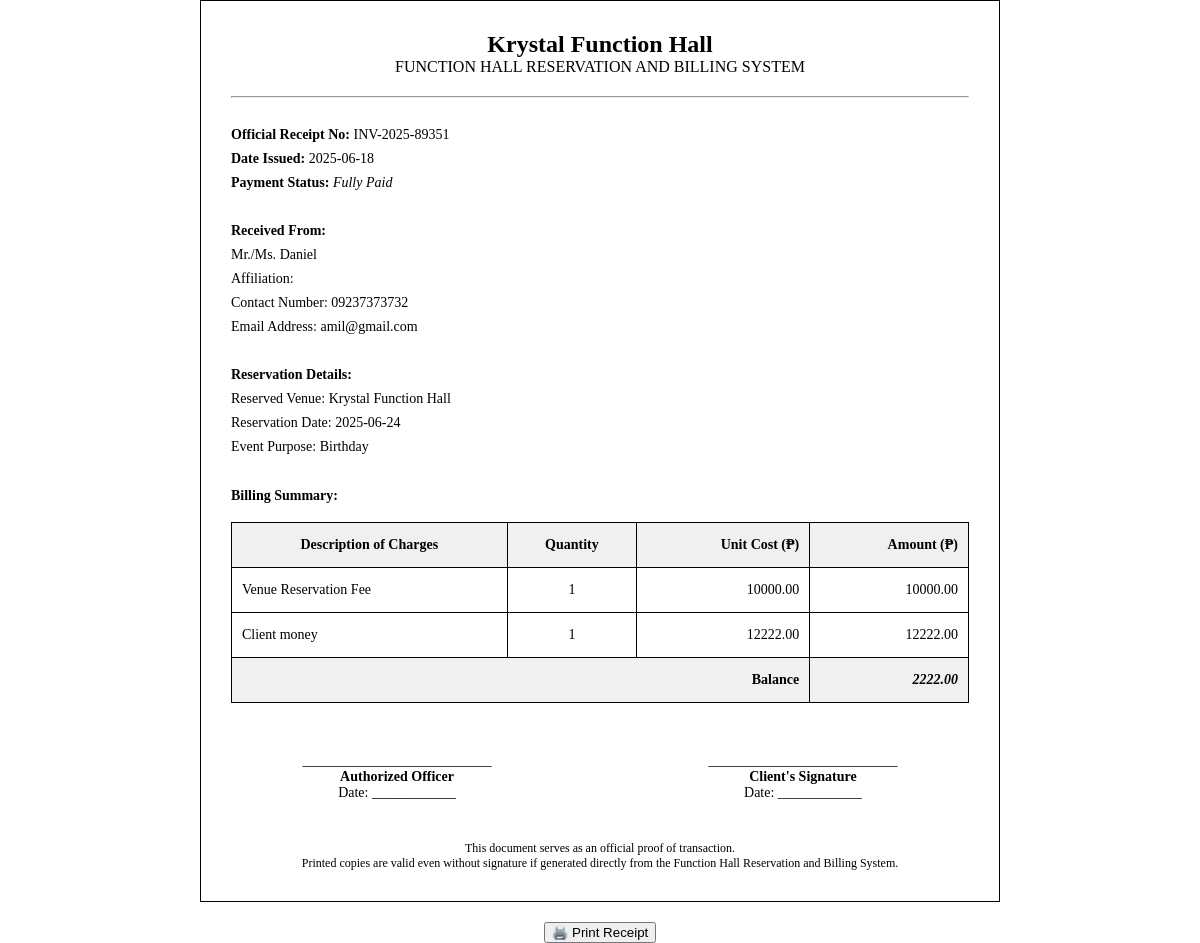
Page /customer/receipt.php?event=285&event-name=Birthday (signed in) on the committed database.
### tables this page shows
CREATE TABLE `events` (
  `id` int(11) NOT NULL,
  `date` date NOT NULL,
  `Expdate` date DEFAULT NULL,
  `events` varchar(50) NOT NULL,
  `Status` varchar(11) DEFAULT NULL,
  `code` varchar(20) NOT NULL,
  `currents_dates` date NOT NULL DEFAULT current_timestamp(),
  `Duration` varchar(11) DEFAULT NULL,
  `Amount` int(20) NOT NULL,
  `MoC` int(20) NOT NULL,
  `sort` int(11) NOT NULL,
  `Customer_id` int(11) DEFAULT NULL,
  `User_id` int(7) DEFAULT NULL
);

CREATE TABLE `customer` (
  `Customer_id` int(11) NOT NULL,
  `Fullname` varchar(50) NOT NULL,
  `Lastname` varchar(30) NOT NULL,
  `Affiliation` varchar(50) NOT NULL,
  `Phone No` varchar(11) NOT NULL,
  `Email` varchar(50) NOT NULL,
  `middle` varchar(20) NOT NULL,
  `gender` varchar(12) NOT NULL,
  `Username` varchar(50) NOT NULL,
  `Password` varchar(50) NOT NULL,
  `Status` int(11) NOT NULL
);

### customer/model/class_model.php (called while the page is built, shortened)
<?php
	class class_model{
		public $host = db_host;
		public $user = db_user;
		public $pass = db_pass;
		public $dbname = db_name;
		public $conn;
		private function connect(){
			$this->conn = new mysqli($this->host, $this->user, $this->pass, $this->dbname);
		}
		public function fetchAll_customer($ids){
            $sql = "SELECT * FROM customer WHERE `Customer_id` = ?";
				$stmt = $this->conn->prepare($sql);
			    $stmt->bind_param("i", $ids);
				$stmt->execute();
				$result = $stmt->get_result();
		        $data = array();
		         while ($row = $result->fetch_assoc()) {
		                   $data[] = $row;
		            }
		         return $data;
		  }
			}
?>

### customer/receipt.php (the view, shortened to what this page needs)
<!DOCTYPE html>
<html lang="en">
<head>
</head>
 <?php
require 'model/class_model.php';
             require_once 'model/config/connection2.php';
                    $GET_id = intval($_GET['event']);
                    $folder_name = $_GET['event-name'];
                    $sql = "SELECT * FROM `events` WHERE `id`= ? AND `events` = ?";
                    $stmt = $conn->prepare($sql);
                    $stmt->bind_param("is", $GET_id, $folder_name);
                    $stmt->execute();
                    $result = $stmt->get_result();
                    while ($row = $result->fetch_assoc()) {
                   ?>
<body>
  <div class="invoice-box">
    <h2>Krystal Function Hall</h2>
    <h3>FUNCTION HALL RESERVATION AND BILLING SYSTEM</h3>
    <hr>
    <div class="section">
      <strong>Official Receipt No:</strong> <?= $row['code'] ?><br>
      <strong>Date Issued:</strong> <?= $row['currents_dates'] ?><br>
      <strong>Payment Status:</strong> <?php  if($row['Status'] == 'Approved'){  ?> <em>Fully Paid</em> <?php }else{?><em style="color: red;">Not yet Paid</em><?php } ?>
    </div>
    <div class="section">
      <strong>Received From:</strong><br>
      Mr./Ms. <?php
      $ids = $row['Customer_id'];
      $conn = new class_model();
        $custo = $conn->fetchAll_customer($ids);
       foreach ( $custo as $riw){
        echo $riw['Fullname'];
     ?><br>
      Affiliation: <?= $riw['Affiliation'] ?><br>
      Contact Number: <?= $riw['Phone No'] ?><br>
      Email Address: <?= $riw['Email'] ?>
    </div>
<?php } ?>
    <div class="section">
      <strong>Reservation Details:</strong><br>
      Reserved Venue: Krystal Function Hall<br>
      Reservation Date: <?= $row['date'] ?><br>
      Event Purpose: <?= $row['events'] ?>
    </div>
    <div class="section">
      <strong>Billing Summary:</strong>
      <table>
        <thead>
          <tr>
            <th>Description of Charges</th>
            <th class="text-center">Quantity</th>
            <th class="text-right">Unit Cost (₱)</th>
            <th class="text-right">Amount (₱)</th>
          </tr>
        </thead>
        <tbody>
          <tr>
            <td>Venue Reservation Fee</td>
            <td class="text-center">1</td>
            <?php  $Smoney=$row['Amount'] ?>
            <td class="text-right"><?php echo $row['Amount'] ?>.00</td>
            <td class="text-right"><?php echo $row['Amount'] ?>.00</td>
          </tr>
          <tr>
            <td>Client money</td>
            <td class="text-center">1</td>
            <?php $Cmoney= $row['MoC'] ?>
            <td class="text-right"><?php echo $row['MoC'] ?>.00</td>
            <td class="text-right"><?php echo $row['MoC'] ?>.00</td>
          </tr>
        </tbody>
        <tfoot>
         <?php  $total= $Cmoney - $Smoney; ?>
          <tr>
            <th colspan="3" class="text-right">Balance</th>
            <th class="text-right"><strong><?php  if($row['Status'] == 'Approved'){  ?><em><?= $total ?>.00</em><?php }else{?> <em style="color: red;padding:2px;"><?= $total ?>.00</em><?php } ?></strong></th>
          </tr>
        </tfoot>
      </table>
    </div>
    <div class="signature">
      <div>
        ___________________________<br>
        <strong>Authorized Officer</strong><br>
        Date: ____________
      </div>
      <div>
        ___________________________<br>
        <strong>Client's Signature</strong><br>
        Date: ____________
      </div>
    </div>
    <div class="note">
      This document serves as an official proof of transaction.<br>
      Printed copies are valid even without signature if generated directly from the Function Hall Reservation and Billing System.
    </div>
  </div>
<?php } ?>
  <div class="no-print">
    <button onclick="window.print()">🖨️ Print Receipt</button>
  </div>
</body>
</html>

### customer/receipt.php (style rules this page uses)
body { font-family: 'Times New Roman', Times, serif; margin: 0; padding: 0; background: #fff; }
.invoice-box { width: 100%; max-width: 800px; margin: auto; padding: 30px; border: 1px solid #000; box-sizing: border-box; }
h2, h3 { text-align: center; margin: 0; }
h3 { font-weight: normal; font-size: 16px; margin-bottom: 20px; }
.section { margin-top: 25px; line-height: 1.7; font-size: 14px; }
table { width: 100%; border-collapse: collapse; margin-top: 15px; font-size: 14px; }
th, td { border: 1px solid #000; padding: 10px; }
th { background-color: #f0f0f0; }
.text-right { text-align: right; }
.text-center { text-align: center; }
.signature { margin-top: 50px; display: flex; justify-content: space-between; font-size: 14px; }
.signature div { width: 45%; text-align: center; }
.note { text-align: center; font-size: 12px; margin-top: 40px; }
.no-print { text-align: center; margin-top: 20px; }

### rows in the picture
events: code "INV-2025-89351", currents_dates "2025-06-18", Status "Fully Paid", date "2025-06-24", events "Birthday", Amount "10000", MoC "12222", total "2222"
customer: Fullname "Daniel", Phone No "09237373732", Email "amil@gmail.com"
